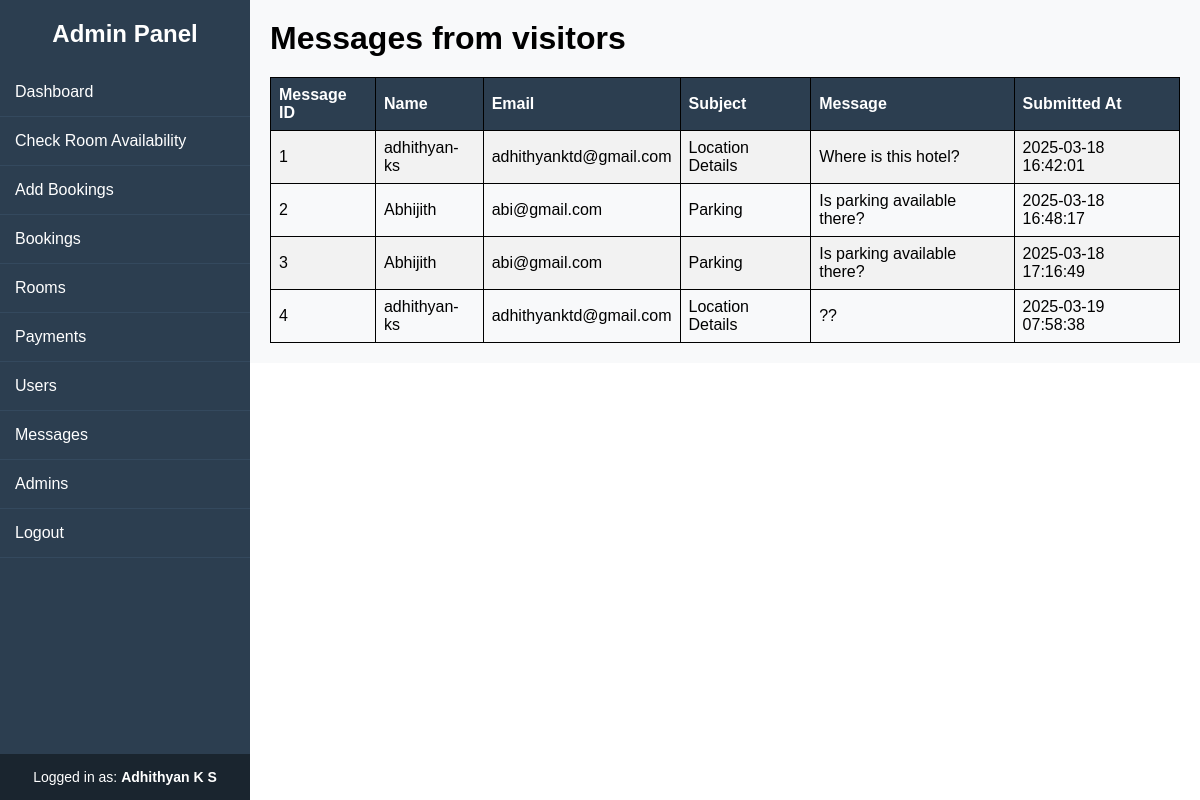
/admin/messages.php (signed in), run on the app's committed database.
### tables this page shows
CREATE TABLE `messages` (
  `message_id` int(11) NOT NULL,
  `name` varchar(100) NOT NULL,
  `email` varchar(100) NOT NULL,
  `subject` varchar(255) NOT NULL,
  `message` text NOT NULL,
  `submitted_at` timestamp NOT NULL DEFAULT current_timestamp()
);

### admin/messages.php (the view, shortened to what this page needs)
<?php include '../includes/config.php'; ?>
<!DOCTYPE html>
<html lang="en">
<head>
    <link rel="stylesheet" href="../css/sidebar.css">
    <link rel="stylesheet" href="../css/table.css">
</head>
<body>
    <?php include 'inc/sidebar.php'; ?>
    <div class="content">
        <h1>Messages from visitors</h1>
        <?php
        $query = "SELECT * FROM messages";
        $result = $conn->query($query);
        echo "<table><tr><th>Message ID</th><th>Name</th><th>Email</th><th>Subject</th><th>Message</th><th>Submitted At</th></tr>";
        while ($row = mysqli_fetch_assoc($result)) {
            echo "<tr><td>" . $row['message_id'] . "</td>";
            echo "<td>" . $row['name'] . "</td>";
            echo "<td>" . $row['email'] . "</td>";
            echo "<td>" . $row['subject'] . "</td>";
            echo "<td>" . $row['message'] . "</td>";
            echo "<td>" . $row['submitted_at'] . "</td></tr>";
        }
        echo "</table>";
        ?>
    </div>
</body>
</html>

### css/sidebar.css (style rules this page uses)
* { margin: 0; padding: 0; box-sizing: border-box; font-family: Arial, sans-serif; }
body { display: flex; }
.content { margin-left: 250px; padding: 20px; width: 100%; }

### css/table.css (style rules this page uses)
table { width: 100%; border-collapse: collapse; margin-top: 20px; }
table, th, td { border: 1px solid black; padding: 8px; text-align: left; }
th { background-color: #2c3e50; color: white; }
tr:nth-child(even) { background-color: #f2f2f2; }
.content { padding: 20px; background: #f8f9fa; }

### data on the page
messages: message_id "1", name "adhithyan-ks", email "adhithyanktd@gmail.com", subject "Location Details", message "Where is this hotel?", submitted_at "2025-03-18 16:42:01"
messages: message_id "2", name "Abhijith", email "abi@gmail.com", subject "Parking", message "Is parking available there?", submitted_at "2025-03-18 16:48:17"
messages: message_id "3", name "Abhijith", email "abi@gmail.com", subject "Parking", message "Is parking available there?", submitted_at "2025-03-18 17:16:49"
messages: message_id "4", name "adhithyan-ks", email "adhithyanktd@gmail.com", subject "Location Details", message "??", submitted_at "2025-03-19 07:58:38"

### other printed values
$_SESSION['admin_name'] "Adhithyan K S"
